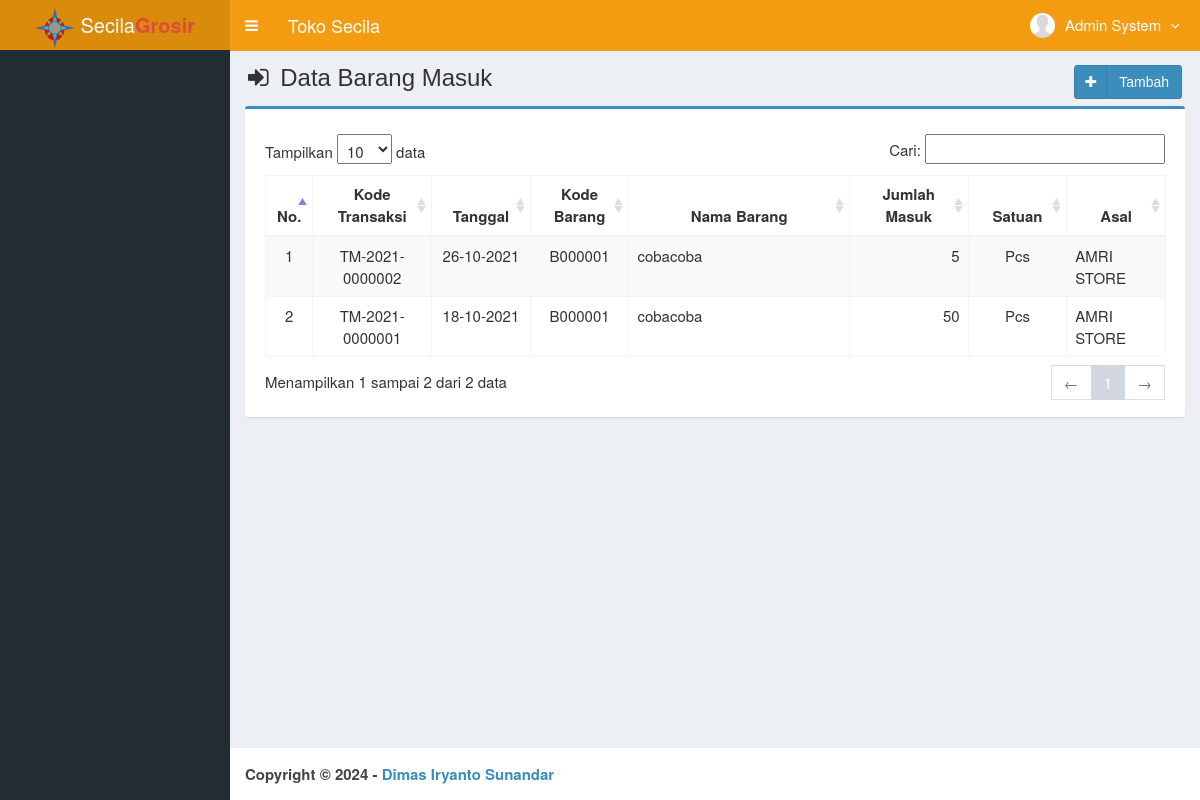
The page /main.php?module=barang_masuk (signed in) on the database its author committed.
### tables this page shows
CREATE TABLE `users` (
  `id_user` int(3) NOT NULL,
  `username` varchar(50) NOT NULL,
  `nama_user` varchar(50) NOT NULL,
  `password` varchar(50) NOT NULL,
  `email` varchar(50) DEFAULT NULL,
  `telepon` varchar(15) DEFAULT NULL,
  `foto` varchar(100) DEFAULT NULL,
  `hak_akses` enum('Admin','Pemilik Toko','Gudang') NOT NULL,
  `status` enum('aktif','blokir') NOT NULL DEFAULT 'aktif',
  `created_at` timestamp NOT NULL DEFAULT current_timestamp(),
  `updated_at` timestamp NOT NULL DEFAULT current_timestamp() ON UPDATE current_timestamp()
);

CREATE TABLE `barang_masuk` (
  `kode_transaksi` varchar(15) NOT NULL,
  `tanggal_masuk` date NOT NULL,
  `kode_barang` varchar(10) NOT NULL,
  `jumlah_masuk` int(11) NOT NULL,
  `stok` int(11) DEFAULT NULL,
  `total_stok` int(11) DEFAULT NULL,
  `asal` varchar(65) NOT NULL DEFAULT '',
  `catatan` varchar(200) NOT NULL DEFAULT '',
  `created_user` int(3) NOT NULL,
  `created_date` timestamp NOT NULL DEFAULT current_timestamp(),
  `updated_user` int(3) DEFAULT NULL,
  `updated_date` timestamp NULL DEFAULT current_timestamp() ON UPDATE current_timestamp()
);

CREATE TABLE `tb_barang` (
  `kode_barang` varchar(10) NOT NULL,
  `nama_barang` varchar(65) NOT NULL,
  `type_barang` varchar(65) DEFAULT '',
  `jenis` varchar(65) DEFAULT '',
  `stok_min` int(11) NOT NULL DEFAULT 0,
  `stok_max` int(11) NOT NULL DEFAULT 0,
  `satuan` varchar(25) NOT NULL DEFAULT 'Pcs',
  `stok` int(11) NOT NULL,
  `created_user` int(3) NOT NULL,
  `created_date` timestamp NOT NULL DEFAULT current_timestamp(),
  `updated_user` int(3) NOT NULL,
  `updated_date` timestamp NOT NULL DEFAULT current_timestamp() ON UPDATE current_timestamp(),
  `harga_beli` int(11) NOT NULL DEFAULT 0,
  `harga_jual` int(11) NOT NULL DEFAULT 0,
  `catatan` varchar(25) DEFAULT '',
  `aktif` char(1) NOT NULL DEFAULT '1'
);

### modules/barang-masuk/view.php (the view, shortened to what this page needs)
<section class="content-header">
  <h1>
    <i class="fa fa-sign-in icon-title"></i> Data Barang Masuk
    <a class="btn btn-primary btn-social pull-right" href="?module=form_barang_masuk&form=add" title="Tambah Data" data-toggle="tooltip">
      <i class="fa fa-plus"></i> Tambah
    </a>
  </h1>
</section>
<section class="content">
  <div class="row">
    <div class="col-md-12">
      <div class="box box-primary">
        <div class="box-body  table-responsive">
          <table id="dataTables1" class="table table-bordered table-striped table-hover">
            <thead>
              <tr>
                <th class="center">No.</th>
                <th class="center">Kode Transaksi</th>
                <th class="center">Tanggal</th>
                <th class="center">Kode Barang</th>
                <th class="center">Nama Barang</th>
                <th class="center">Jumlah Masuk</th>
                <th class="center">Satuan</th>
                <th class="center">Asal</th>
              </tr>
            </thead>
            <tbody>
            <?php
            $no = 1;
            $query = mysqli_query($mysqli, "SELECT a.kode_transaksi,a.tanggal_masuk,a.kode_barang,a.jumlah_masuk,b.kode_barang,b.nama_barang,b.satuan,a.asal
                                            FROM barang_masuk as a INNER JOIN tb_barang as b ON a.kode_barang=b.kode_barang ORDER BY kode_transaksi DESC")
                                            or die('Ada kesalahan pada query tampil Data Barang Masuk: '.mysqli_error($mysqli));
            while ($data = mysqli_fetch_assoc($query)) {
              $tanggal         = $data['tanggal_masuk'];
              $exp             = explode('-',$tanggal);
              $tanggal_masuk   = $exp[2]."-".$exp[1]."-".$exp[0];
              echo "<tr>
                      <td width='30' class='center'>$no</td>
                      <td width='100' class='center'>$data[kode_transaksi]</td>
                      <td width='80' class='center'>$tanggal_masuk</td>
                      <td width='80' class='center'>$data[kode_barang]</td>
                      <td width='200'>$data[nama_barang]</td>
                      <td width='100' align='right'>$data[jumlah_masuk]</td>
                      <td width='80' class='center'>$data[satuan]</td>
                      <td width='80' class='left'>$data[asal]</td>
                    </tr>";
              $no++;
            }
            ?>
            </tbody>
          </table>
        </div>
      </div>
    </div>
  </div>
</section><!-- /.content

### top-menu.php (shortened to what this page needs)
<?php
require_once "config/database.php";
$query = mysqli_query($mysqli, "SELECT id_user, nama_user, foto, hak_akses FROM users WHERE id_user='$_SESSION[id_user]'")
                                or die('Ada kesalahan pada query tampil Manajemen User: '.mysqli_error($mysqli));
$data = mysqli_fetch_assoc($query);
?>
<li class="dropdown user user-menu">
  <a href="#" class="dropdown-toggle" data-toggle="dropdown">
  <?php
  if ($data['foto']=="") { ?>
    <img src="images/user/user-default.png" class="user-image" alt="User Image"/>
  <?php
  }
  else { ?>
    <img src="images/user/<?php echo $data['foto']; ?>" class="user-image" alt="User Image"/>
  <?php
  }
  ?>
    <span class="hidden-xs"><?php echo $data['nama_user']; ?> <i style="margin-left:5px" class="fa fa-angle-down"></i></span>
  </a>
</li>

### assets/css/style.css (style rules this page uses)
.btn-social *:first-child { border-right: 1px solid rgba(0, 0, 0, 0.1); bottom: 0; font-size: 1em !important; left: 0; line-height: 32px !important; position: absolute; text-align: center; top: 0; width: 32px !important; }
.content-header { padding: 15px 18px 0; position: relative; }
.center { text-align:center; }
.left { text-align: left; }
.icon-title { margin-right: 5px; }
body { background-color: #fff; color: #333; font-size: 15px; line-height: 1.42857; }

### rows shown on the page
users: nama_user "Admin System"
barang_masuk: kode_transaksi "TM-2021-0000002", tanggal_masuk "26-10-2021", kode_barang.kode_barang "B000001", kode_barang.nama_barang "cobacoba", jumlah_masuk "5", kode_barang.satuan "Pcs", asal "AMRI STORE"
barang_masuk: kode_transaksi "TM-2021-0000001", tanggal_masuk "18-10-2021", kode_barang.kode_barang "B000001", kode_barang.nama_barang "cobacoba", jumlah_masuk "50", kode_barang.satuan "Pcs", asal "AMRI STORE"
